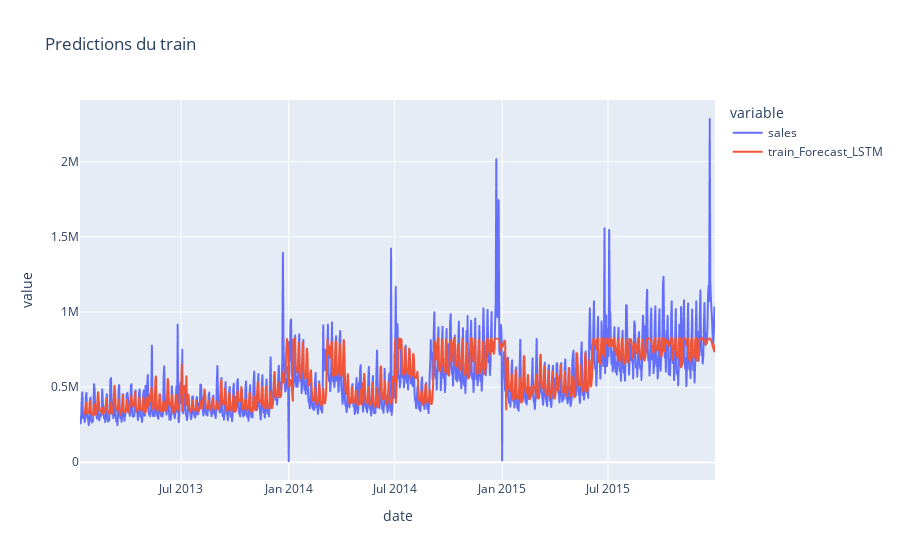

Notebook code for this chart:
### Code cell
fig = px.line(series_train, x='date', y=['sales', 'train_Forecast_LSTM'],title="Predictions du train")
fig.show()

### Figure 1 — Plotly figure (JSON) as saved in the notebook; plotly's stock layout.template omitted (floating-point values rounded to 4 significant figures; data arrays with more than 128 entries replaced by an {"elided": "..."} marker saying what was removed)
{"data": [{"hovertemplate": "variable=sales<br>date=%{x}<br>value=%{y}<extra></extra>", "legendgroup": "sales", "line": {"color": "#636efa", "dash": "solid"}, "marker": {"symbol": "circle"}, "mode": "lines", "name": "sales", "showlegend": true, "type": "scattergl", "x": {"elided": "1084 str values"}, "xaxis": "x", "y": {"elided": "1084 float values"}, "yaxis": "y"}, {"hovertemplate": "variable=train_Forecast_LSTM<br>date=%{x}<br>value=%{y}<extra></extra>", "legendgroup": "train_Forecast_LSTM", "line": {"color": "#EF553B", "dash": "solid"}, "marker": {"symbol": "circle"}, "mode": "lines", "name": "train_Forecast_LSTM", "showlegend": true, "type": "scattergl", "x": {"elided": "1084 str values"}, "xaxis": "x", "y": {"elided": "1084 float values"}, "yaxis": "y"}], "layout": {"autosize": true, "legend": {"title": {"text": "variable"}, "tracegroupgap": 0}, "title": {"text": "Predictions du train"}, "xaxis": {"anchor": "y", "autorange": true, "domain": [0, 1], "range": ["2013-01-09", "2015-12-31"], "title": {"text": "date"}, "type": "date"}, "yaxis": {"anchor": "x", "autorange": true, "domain": [0, 1], "range": [-117800.0, 2410000.0], "title": {"text": "value"}, "type": "linear"}}}
